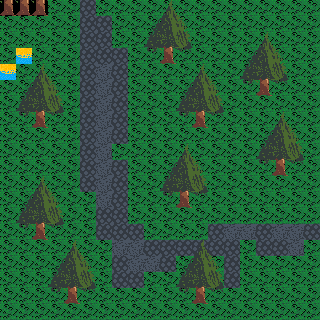

This game map was drawn from its Tiled (.tmx) file and the tilesets committed beside it. A one-line description and the full map source follow:
An orthogonal 20x20 tile map with 16x16 px tiles, 2 tile layers (ground, trees), 3 tilesets and 9 objects.

<map version="1.2" tiledversion="1.3.3" orientation="orthogonal" renderorder="right-down" width="20" height="20" tilewidth="16" tileheight="16" infinite="0" nextlayerid="4" nextobjectid="15">
 <editorsettings>
  <export target="map-tiled.json" format="json" />
 </editorsettings>
 <tileset firstgid="1" name="map-tiles" tilewidth="16" tileheight="16" tilecount="20" columns="4">
  <image source="map-tiles.png" width="64" height="80" />
 </tileset>
 <tileset firstgid="21" name="map-tiles-2" tilewidth="16" tileheight="16" tilecount="3" columns="3">
  <image source="map-tiles-2.png" width="48" height="16" />
 </tileset>
 <tileset firstgid="24" name="map-test" tilewidth="16" tileheight="16" tilecount="3" columns="3">
  <image source="map-tiles-2.png" width="48" height="16" />
 </tileset>
 <layer id="1" name="ground" width="20" height="20">
  <data encoding="csv">
18,18,18,1,1,2,1,1,1,1,1,1,1,1,1,1,1,1,1,1,
1,1,1,1,1,2,2,1,1,1,1,1,1,1,1,1,1,1,1,1,
1,1,1,1,1,2,2,1,1,1,1,1,1,1,1,1,1,1,1,1,
1,1,1,1,1,2,2,2,1,1,1,1,1,1,1,1,1,1,1,1,
1,1,1,1,1,2,23,2,1,1,1,1,1,1,1,1,1,1,1,1,
1,1,1,1,1,2,23,2,1,1,1,1,1,1,1,1,1,1,1,1,
1,1,1,1,1,2,23,2,1,1,1,1,1,1,1,1,1,1,1,1,
1,1,1,1,1,2,23,2,1,1,1,1,1,1,1,1,1,1,1,1,
1,1,1,1,1,2,23,2,1,1,1,1,1,1,1,1,1,1,1,1,
1,1,1,1,1,2,23,1,1,1,1,1,1,1,1,1,1,1,1,1,
1,1,1,1,1,2,23,2,1,1,1,1,1,1,1,1,1,1,1,1,
1,1,1,1,1,2,23,2,1,1,1,1,1,1,1,1,1,1,1,1,
1,1,1,1,1,1,23,2,1,1,1,1,1,1,1,1,1,1,1,1,
1,1,1,1,1,1,2,2,1,1,1,1,1,1,1,1,1,1,1,1,
1,1,1,1,1,1,2,2,2,1,1,1,1,2,23,23,2,23,23,2,
1,1,1,1,1,1,1,23,23,2,2,2,2,2,2,1,2,2,23,1,
1,1,1,1,1,1,1,2,23,23,2,1,1,1,2,1,1,1,1,1,
1,1,1,1,1,1,1,2,2,1,1,1,1,1,2,1,1,1,1,1,
1,1,1,1,1,1,1,1,1,1,1,1,1,1,1,1,1,1,1,1,
1,1,1,1,1,1,1,1,1,1,1,1,1,1,1,1,1,1,1,1
</data>
 </layer>
 <layer id="2" name="trees" width="20" height="20">
  <data encoding="csv">
0,0,0,0,0,0,0,0,0,5,6,7,0,0,0,0,0,0,0,0,
0,0,0,0,0,0,0,0,0,9,10,11,0,0,0,0,0,0,0,0,
0,0,0,0,0,0,0,0,0,13,14,15,0,0,0,5,6,7,0,0,
0,3,0,0,0,0,0,0,0,17,18,19,0,0,0,9,10,11,0,0,
3,5,6,7,0,0,0,0,0,0,0,5,6,7,0,13,14,15,0,0,
0,9,10,11,0,0,0,0,0,0,0,9,10,11,0,17,18,19,0,0,
0,13,14,15,0,0,0,0,0,0,0,13,14,15,0,0,0,0,0,0,
0,17,18,19,0,0,0,0,0,0,0,17,18,19,0,0,5,6,7,0,
0,0,0,0,0,0,0,0,0,0,0,0,0,0,0,0,9,10,11,0,
0,0,0,0,0,0,0,0,0,0,5,6,7,0,0,0,13,14,15,0,
0,0,0,0,0,0,0,0,0,0,9,10,11,0,0,0,17,18,19,0,
0,5,6,7,0,0,0,0,0,0,13,14,15,0,0,0,0,0,0,0,
0,9,10,11,0,0,0,0,0,0,17,18,19,0,0,0,0,0,0,0,
0,13,14,15,0,0,0,0,0,0,0,0,0,0,0,0,0,0,0,0,
0,17,18,19,0,0,0,0,0,0,0,0,0,0,0,0,0,0,0,0,
0,0,0,5,6,7,0,0,0,0,0,5,6,7,0,0,0,0,0,0,
0,0,0,9,10,11,0,0,0,0,0,9,10,11,0,0,0,0,0,0,
0,0,0,13,14,15,0,0,0,0,0,13,14,15,0,0,0,0,0,0,
0,0,0,17,18,19,0,0,0,0,0,17,18,19,0,0,0,0,0,0,
0,0,0,0,0,0,0,0,0,0,0,0,0,0,0,0,0,0,0,0
</data>
 </layer>
 <objectgroup id="3" name="collisions">
  <object id="3" x="32.1818" y="111.818" width="16.3636" height="15.6364" />
  <object id="7" x="32.7727" y="223.75" width="16.3636" height="15.6364" />
  <object id="8" x="64.0682" y="288.015" width="16.3636" height="15.6364" />
  <object id="9" x="191.849" y="287.583" width="16.3636" height="15.6364" />
  <object id="10" x="175.409" y="191.545" width="16.3636" height="15.6364" />
  <object id="11" x="271.818" y="159.682" width="16.3636" height="15.6364" />
  <object id="12" x="193.318" y="111.682" width="16.3636" height="15.6364" />
  <object id="13" x="160.318" y="48.1818" width="16.3636" height="15.6364" />
  <object id="14" x="252.818" y="77.6818" width="16.3636" height="15.6364" />
 </objectgroup>
</map>